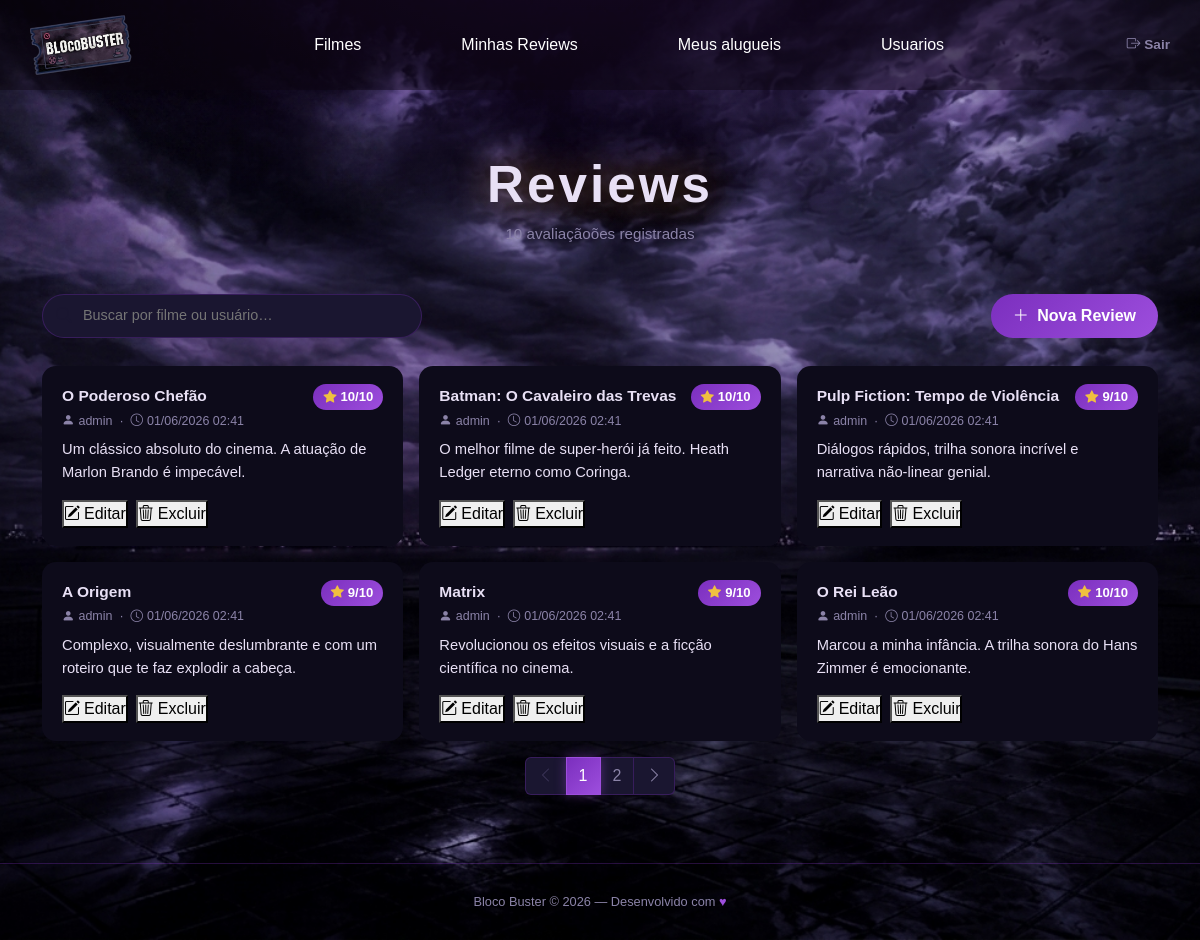
Screenshot of /reviews.php with the database file from the repository.
### tables this page shows
CREATE TABLE reviews (
    id INT AUTO_INCREMENT PRIMARY KEY,
    usuario_id INT NOT NULL,
    filme_id INT NOT NULL,
    conteudo TEXT NOT NULL,
    nota INT NOT NULL,               
    data_hora DATETIME DEFAULT CURRENT_TIMESTAMP,
    
    CONSTRAINT chk_nota CHECK (nota >= 1 AND nota <= 10),
    
    FOREIGN KEY (usuario_id) REFERENCES usuario(id),
    FOREIGN KEY (filme_id) REFERENCES filmes(id)
);

CREATE TABLE filmes (
    id INT AUTO_INCREMENT PRIMARY KEY,
    titulo VARCHAR(150) NOT NULL,
    diretor VARCHAR(100),
    ano_publicacao INT,
    genero VARCHAR(50),
    sinopse TEXT,
    nota_media DECIMAL(3,1) DEFAULT 0.0,
    poster_url VARCHAR(255)
);

CREATE TABLE usuario (
    id INT AUTO_INCREMENT PRIMARY KEY,
    nome VARCHAR(100),
    username VARCHAR(50) UNIQUE NOT NULL,
    senha VARCHAR(255) NOT NULL,
    email VARCHAR(100) UNIQUE,
    numero VARCHAR(20),
    adminstrador BOOLEAN DEFAULT FALSE
    
);

### reviews.php (the view, shortened to what this page needs)
<?php
try {
    $conn = new PDO("mysql:host=127.0.0.1;dbname=trabalho;charset=utf8", "root", "");
    $conn->setAttribute(PDO::ATTR_ERRMODE, PDO::ERRMODE_EXCEPTION);
} catch (PDOException $e) {
    die("Erro de conexão: " . $e->getMessage());
}
$porPagina = 6;
$pagina    = max(1, (int)($_GET['pagina'] ?? 1));
$offset    = ($pagina - 1) * $porPagina;
$busca     = trim($_GET['busca'] ?? '');
$paramsBusca = [];
$whereBusca  = "";
$stmtTotal = $conn->prepare(
    "SELECT COUNT(*) FROM reviews r
     JOIN usuario u ON u.id = r.usuario_id
     JOIN filmes  f ON f.id = r.filme_id
     $whereBusca"
);
$stmtTotal->execute($paramsBusca);
$totalReviews = (int)$stmtTotal->fetchColumn();
$totalPaginas = max(1, (int)ceil($totalReviews / $porPagina));
$stmtReviews = $conn->prepare(
    "SELECT r.id, r.conteudo, r.nota, r.data_hora,
            u.username, f.titulo AS filme_titulo
     FROM reviews r
     JOIN usuario u ON u.id = r.usuario_id
     JOIN filmes  f ON f.id = r.filme_id
     $whereBusca
     ORDER BY r.data_hora DESC
     LIMIT :lim OFFSET :off"
);
$stmtReviews->bindValue(':lim', $porPagina, PDO::PARAM_INT);
$stmtReviews->bindValue(':off', $offset,    PDO::PARAM_INT);
$stmtReviews->execute();
$reviews = $stmtReviews->fetchAll(PDO::FETCH_ASSOC);
?>
<!DOCTYPE html>
<html lang="pt-br">
<head>
    <link href="https://cdn.jsdelivr.net/npm/bootstrap@5.3.3/dist/css/bootstrap.min.css" rel="stylesheet">
    <link href="https://cdn.jsdelivr.net/npm/bootstrap-icons@1.11.3/font/bootstrap-icons.css" rel="stylesheet">
    <link rel="stylesheet" href="css/style_home.css">
</head>
<body>
<?php include 'header.php'; ?>
<div class="container py-2">
    <div class="hero">
        <h1>Reviews</h1>
        <p><?= $totalReviews ?> avaliação<?= $totalReviews !== 1 ? 'ões' : '' ?> registrada<?= $totalReviews !== 1 ? 's' : '' ?></p>
    </div>
    <div class="toolbar">
        <form method="GET" class="search-wrapper">
            <input type="text" name="busca" class="search-input"
                   placeholder="Buscar por filme ou usuário…"
                   value="<?= htmlspecialchars($busca) ?>">
        </form>
        <button class="btn-add" data-bs-toggle="modal" data-bs-target="#modalCrud" onclick="abrirModalNovo()">
            <i class="bi bi-plus-lg me-1"></i> Nova Review
        </button>
    </div>
    <?php if (count($reviews) === 0): ?>
    <div class="empty-state">
        <i class="bi bi-chat-square-text"></i>
        <p>Nenhuma review encontrada.</p>
    </div>
    <?php else: ?>
    <div class="row g-3">
        <?php foreach ($reviews as $r): ?>
        <div class="col-12 col-md-6 col-xl-4">
            <div class="review-card h-100">
                <div class="d-flex justify-content-between align-items-start gap-2">
                    <div>
                        <div class="fw-bold" style="color:var(--text);font-size:.97rem;">
                            <?= htmlspecialchars($r['filme_titulo']) ?>
                        </div>
                        <div class="review-meta mt-1">
                            <i class="bi bi-person-fill me-1"></i><?= htmlspecialchars($r['username']) ?>
                            &nbsp;·&nbsp;
                            <i class="bi bi-clock me-1"></i><?= date('d/m/Y H:i', strtotime($r['data_hora'])) ?>
                        </div>
                    </div>
                    <span class="nota-badge"><i class="bi bi-star-fill star-nota"></i><?= $r['nota'] ?>/10</span>
                </div>
                <p class="review-conteudo"><?= nl2br(htmlspecialchars($r['conteudo'])) ?></p>
                <div class="d-flex gap-2 mt-3">
                    <button class="btn-edit"
                        data-bs-toggle="modal" data-bs-target="#modalCrud"
                        onclick="abrirModalEditar(<?= htmlspecialchars(json_encode($r)) ?>)">
                        <i class="bi bi-pencil-square me-1"></i>Editar
                    </button>
                    <button class="btn-delete"
                        data-bs-toggle="modal" data-bs-target="#modalDelete"
                        onclick="confirmarDelete(<?= $r['id'] ?>, <?= htmlspecialchars(json_encode($r['filme_titulo'])) ?>)">
                        <i class="bi bi-trash3 me-1"></i>Excluir
                    </button>
                </div>
            </div>
        </div>
        <?php endforeach; ?>
    </div>
    <?php endif; ?>
    <?php if ($totalPaginas > 1): ?>
    <nav class="d-flex justify-content-center mb-4 mt-3">
        <ul class="pagination">
            <li class="page-item <?= $pagina <= 1 ? 'disabled' : '' ?>">
                <a class="page-link" href="?pagina=<?= $pagina - 1 ?>&busca=<?= urlencode($busca) ?>"><i class="bi bi-chevron-left"></i></a>
            </li>
            <?php for ($p = 1; $p <= $totalPaginas; $p++): ?>
            <li class="page-item <?= $p === $pagina ? 'active' : '' ?>">
                <a class="page-link" href="?pagina=<?= $p ?>&busca=<?= urlencode($busca) ?>"><?= $p ?></a>
            </li>
            <?php endfor; ?>
            <li class="page-item <?= $pagina >= $totalPaginas ? 'disabled' : '' ?>">
                <a class="page-link" href="?pagina=<?= $pagina + 1 ?>&busca=<?= urlencode($busca) ?>"><i class="bi bi-chevron-right"></i></a>
            </li>
        </ul>
    </nav>
    <?php endif; ?>
</div>
<footer>
    Bloco Buster &copy; <?= date('Y') ?> — Desenvolvido com <span>♥</span>
</footer>
</body>
</html>

### css/style_home.css (style rules this page uses)
:root { --bg-deep: #0d0b1a; --bg-card: #1a1630; --bg-modal: #130f26; --purple: #7b2fbe; --purple-lt: #9d4edd; --gold: #e8e0f5; --gold-lt: #e8e0f5; --text: #e8e0f5; --text-muted: #8b83a8; --border: rgba(123,47,190,0.3); --glow: 0 0 20px rgba(157,78,221,0.25); }
*, *::before, *::after { box-sizing: border-box; margin: 0; padding: 0; }
body { font-family: 'Lucida Sans', 'Lucida Sans Regular', 'Lucida Grande', 'Lucida Sans Unicode', Geneva, Verdana, sans-serif; background-color: var(--bg-deep); color: var(--text); min-height: 100vh; background-image: radial-gradient(ellipse 80% 50% at 50% -10%, rgba(123,47,190,0.25) 0%, transparent 70%), url("../img/fundo_sem_logo.png"); background-position: center; background-repeat: no-repeat; background-size: cover; }
.hero { text-align: center; padding: 56px 20px 32px; }
.hero h1 { font-family: 'Lucida Sans', 'Lucida Sans Regular', 'Lucida Grande', 'Lucida Sans Unicode', Geneva, Verdana, sans-serif; font-size: clamp(2rem, 5vw, 3.2rem); font-weight: 900; color: var(--gold); text-shadow: 0 0 40px rgba(240,165,0,.4); letter-spacing: 3px; }
.hero p { color: var(--text-muted); margin-top: 8px; font-size: .95rem; }
.toolbar { display: flex; flex-wrap: wrap; gap: 12px; align-items: center; justify-content: space-between; margin-bottom: 28px; }
.search-wrapper { position: relative; flex: 1; min-width: 200px; max-width: 380px; }
.search-input { width: 100%; padding: 10px 16px 10px 40px; background: var(--bg-card); border: 1px solid var(--border); border-radius: 50px; color: var(--text); font-family: 'Lucida Sans', 'Lucida Sans Regular', 'Lucida Grande', 'Lucida Sans Unicode', Geneva, Verdana, sans-serif; font-size: .9rem; transition: border-color .25s, box-shadow .25s; }
.btn-add { background: linear-gradient(135deg, var(--purple), var(--purple-lt)); color: #fff; border: none; padding: 10px 22px; border-radius: 50px; font-family: 'Lucida Sans', 'Lucida Sans Regular', 'Lucida Grande', 'Lucida Sans Unicode', Geneva, Verdana, sans-serif; font-weight: 600; cursor: pointer; transition: transform .2s, box-shadow .2s; white-space: nowrap; }
.pagination .page-link { background: var(--bg-card); border-color: var(--border); color: var(--text-muted); font-family: 'Lucida Sans', 'Lucida Sans Regular', 'Lucida Grande', 'Lucida Sans Unicode', Geneva, Verdana, sans-serif; transition: all .2s; }
.pagination .page-item.active .page-link { background: linear-gradient(135deg, var(--purple), var(--purple-lt)); border-color: var(--purple-lt); color: #fff; box-shadow: 0 0 12px rgba(157,78,221,.4); }
.pagination .page-item.disabled .page-link { background: var(--bg-card); border-color: var(--border); color: #3a3356; }
footer { text-align: center; padding: 28px; color: var(--text-muted); font-size: .8rem; border-top: 1px solid var(--border); margin-top: 20px; }
footer span { color: var(--purple-lt); }

### reviews.php (style rules this page uses)
.nota-badge { display: inline-flex; align-items: center; gap: 4px; background: linear-gradient(135deg, var(--purple), var(--purple-lt)); color: #fff; font-weight: 700; font-size: .82rem; padding: 3px 10px; border-radius: 50px; }
.review-card { background: #0d0b1a; border: 1px solid var(--card-border); border-radius: 14px; padding: 18px 20px; transition: transform .2s, box-shadow .2s; }
.review-meta { font-size: .78rem; color: var(--text-muted); }
.review-conteudo { color: var(--text); font-size: .92rem; margin-top: 8px; line-height: 1.55; }
.star-nota { color: #f0c040; }

### rows the page displays
reviews: filme.titulo "O Poderoso Chefão", usuario.username "admin", data_hora "01/06/2026 02:41", nota "10", conteudo "Um clássico absoluto do cinema. A atuação de Marlon Brando é impecável."
reviews: filme.titulo "Batman: O Cavaleiro das Trevas", usuario.username "admin", data_hora "01/06/2026 02:41", nota "10", conteudo "O melhor filme de super-herói já feito. Heath Ledger eterno como Coringa."
reviews: filme.titulo "Pulp Fiction: Tempo de Violência", usuario.username "admin", data_hora "01/06/2026 02:41", nota "9", conteudo "Diálogos rápidos, trilha sonora incrível e narrativa não-linear genial."
reviews: filme.titulo "A Origem", usuario.username "admin", data_hora "01/06/2026 02:41", nota "9", conteudo "Complexo, visualmente deslumbrante e com um roteiro que te faz explodir a cabeça."
reviews: filme.titulo "Matrix", usuario.username "admin", data_hora "01/06/2026 02:41", nota "9", conteudo "Revolucionou os efeitos visuais e a ficção científica no cinema."
reviews: filme.titulo "O Rei Leão", usuario.username "admin", data_hora "01/06/2026 02:41", nota "10", conteudo "Marcou a minha infância. A trilha sonora do Hans Zimmer é emocionante."

### other values shown
$totalReviews "10"
